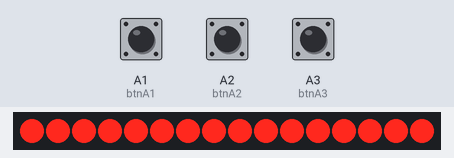
Recording of a sketch running on a simulated Arduino Uno, built with avr-gcc and run on an emulated ATmega328P. Parts: 16 shift-register outputs drawn as a row of LEDs (first output left, lit = HIGH). Wiring (inferred from the names in the program): 2 × shift register (74HC595): data pin 8; shift clock pin 7; latch pin 4. Wiring (inferred from the signals the program sends): row of LEDs: on Q0, Q1, Q2, Q3, Q4, Q5, Q6, Q7, Q8, Q9, Q10, Q11, Q12, Q13, Q14, Q15. Inputs (shaded band) come from the test bench; at power-on: A1 (btnA1) HIGH, A2 (btnA2) HIGH, A3 (btnA3) HIGH.

Above: at 1.2 s.
1.3 s: A1 (btnA1) pulled LOW for 0.15 s
2.9 s: A2 (btnA2) pulled LOW for 0.15 s
At 3.49 s:
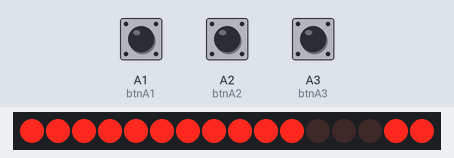
At 4.2 s:
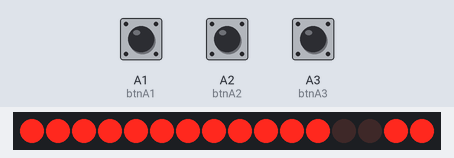
6.0 s: A2 (btnA2) pulled LOW for 1 s
8.5 s: A3 (btnA3) pulled LOW for 0.15 s
At 10.15 s:
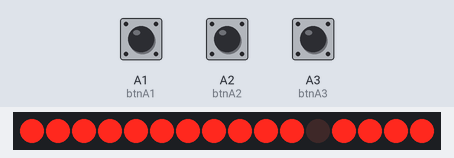
11.6 s: A3 (btnA3) pulled LOW for 1 s
Timing chart, 0 to 14.6 s (numbered marks = the images above; inputs shaded):
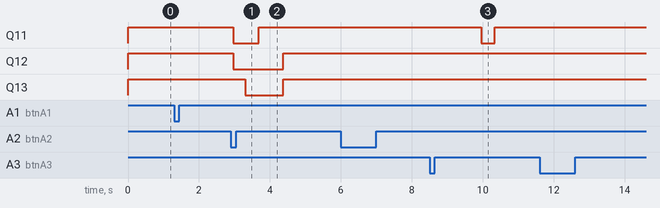

The sketch:

Lab3_prob5.ino
```cpp
const int latchPin = 4;
const int clockPin = 7;
const int dataPin = 8;

// pini butoane
const int btnA1 = A1;
const int btnA2 = A2;
const int btnA3 = A3;

// coduri pozitii digit (stanga spre dreapta)
byte pozitii[4] = {241, 242, 244, 248};

// text cu spatii la capete pt efect fluid
String mesaj = "    dECEbAL_Si_FiUL_SAU_LOCUiESC_PE_PLAiUL_dACiEi    ";
int lungimeMesaj = mesaj.length();

// control miscare text
int fereastra = 0;
unsigned long timpAnteriorScroll = 0;
int intervalScroll = 350; // Viteza miscare

// control pauza
bool pePauza = false;
bool stareA1Ant = HIGH, stareA2Ant = HIGH, stareA3Ant = HIGH;

// conversie litera in cod binar LED
byte literaLaByte(char litera)
{
  switch (litera)
  {
    case 'd': return 0b10100001;
    case 'E': return 0b10000110;
    case 'C': return 0b11000110;
    case 'b': return 0b10000011;
    case 'A': return 0b10001000;
    case 'L': return 0b11000111;
    case '_': return 0b11110111;
    case 'S': return 0b10010010;
    case 'i': return 0b11111001;
    case 'F': return 0b10001110;
    case 'U': return 0b11000001;
    case 'O': return 0b11000000;
    case 'P': return 0b10001100;
    case ' ': return 0b11111111;
    default:  return 0b11111111;
  }
}

void setup() {
  pinMode(latchPin, OUTPUT);
  pinMode(clockPin, OUTPUT);
  pinMode(dataPin, OUTPUT);

  pinMode(btnA1, INPUT_PULLUP);
  pinMode(btnA2, INPUT_PULLUP);
  pinMode(btnA3, INPUT_PULLUP);
}

void loop() {
  // citire stare butoane
  bool stareA1 = digitalRead(btnA1);
  bool stareA2 = digitalRead(btnA2);
  bool stareA3 = digitalRead(btnA3);

  // detectare apasare noua
  if ((stareA1 == LOW && stareA1Ant == HIGH) || (stareA2 == LOW && stareA2Ant == HIGH) || (stareA3 == LOW && stareA3Ant == HIGH))
  {
    pePauza = !pePauza; // schimba starea miscare/pauza
  }

  // salvare stare curenta
  stareA1Ant = stareA1;
  stareA2Ant = stareA2;
  stareA3Ant = stareA3;

  unsigned long timpCurent = millis();

  if (pePauza == false)
  {
    if (timpCurent - timpAnteriorScroll >= intervalScroll)
    {
      timpAnteriorScroll = timpCurent;
      fereastra++;

      // resetare dupa parcurgerea textului
      if (fereastra > lungimeMesaj - 4) {
        fereastra = 0;
      }
    }
  }

  // afisare pe ecran
  for (int i = 0; i < 4; i++) {
    char literaCurenta = mesaj.charAt(fereastra + i);
    byte desenLitera = literaLaByte(literaCurenta);

    digitalWrite(latchPin, LOW);
    shiftOut(dataPin, clockPin, MSBFIRST, desenLitera);
    shiftOut(dataPin, clockPin, MSBFIRST, pozitii[i]);
    digitalWrite(latchPin, HIGH);

    delay(2);
  }
}
```

Measured:
- after the input at 1.3 s, every drawn part: stays the same
- after the input at 2.9 s, Q11: HIGH → LOW after 0.06 s, → HIGH 0.72 s later; Q12: HIGH → LOW after 0.06 s, → HIGH 1.4 s later; Q13: HIGH → LOW after 0.40 s, → HIGH 1.1 s later
- after the input at 6.0 s, every drawn part: stays the same
- after the input at 8.5 s, Q11: HIGH → LOW after 1.5 s, → HIGH 0.38 s later
- after the input at 11.6 s, every drawn part: stays the same
